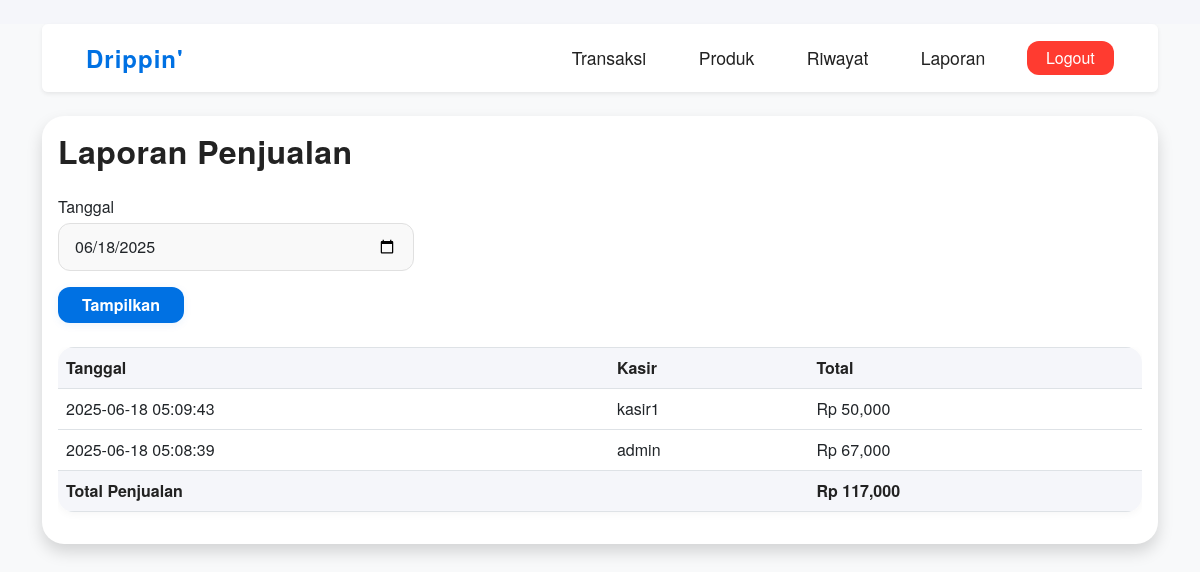
The page /laporan.php (signed in) on the database its author committed.
### tables this page shows
CREATE TABLE `transaksi` (
  `id` int(11) NOT NULL,
  `tanggal` datetime NOT NULL,
  `kasir` varchar(50) NOT NULL,
  `nama_pelanggan` varchar(100) DEFAULT NULL,
  `total` int(11) NOT NULL
);

### laporan.php (the view, shortened to what this page needs)
<?php
include 'config/db.php';
$tgl = isset($_GET['tgl']) ? $_GET['tgl'] : date('Y-m-d');
?>
<!DOCTYPE html>
<html>
<head>
    <link href="https://cdn.jsdelivr.net/npm/bootstrap@5.3.0/dist/css/bootstrap.min.css" rel="stylesheet">
    <link rel="stylesheet" href="assets/style.css">
</head>
<body class="page-fade bg-light">
<div class="container">
    <nav class="navbar navbar-expand-lg navbar-light shadow-sm rounded mb-4">
        <div class="container-fluid">
            <a class="navbar-brand fw-bold" href="#">Drippin'</a>
            <div>
                <a href="index.php" class="btn btn-link">Transaksi</a>
                <a href="produk.php" class="btn btn-link">Produk</a>
                <a href="riwayat.php" class="btn btn-link">Riwayat</a>
                <a href="laporan.php" class="btn btn-link">Laporan</a>
                <a href="logout.php" class="btn btn-danger ms-2">Logout</a>
            </div>
        </div>
    </nav>
    <div class="card shadow mb-4">
        <div class="card-body">
            <h2 class="mb-4">Laporan Penjualan</h2>
            <form method="get" class="mb-4">
                <div class="row g-2 align-items-center">
                    <div class="col-md-4">
                        <label for="tgl" class="form-label mb-1">Tanggal</label>
                        <input type="date" id="tgl" name="tgl" value="<?= $tgl ?>" class="form-control">
                    </div>
                    <div class="col-md-12 mt-2">
                        <button class="btn btn-primary px-4" type="submit">Tampilkan</button>
                    </div>
                </div>
            </form>
            <div class="table-responsive">
                <table class="table table-bordered align-middle">
                    <tr><th>Tanggal</th><th>Kasir</th><th>Total</th></tr>
                    <?php
                    $q = mysqli_query($conn, "SELECT * FROM transaksi WHERE DATE(tanggal)='$tgl' ORDER BY tanggal DESC");
                    $grand = 0;
                    while ($row = mysqli_fetch_assoc($q)) {
                        $grand += $row['total'];
                        echo "<tr>
                            <td>{$row['tanggal']}</td>
                            <td>{$row['kasir']}</td>
                            <td>Rp ".number_format($row['total'])."</td>
                        </tr>";
                    }
                    echo "<tr><th colspan='2'>Total Penjualan</th><th>Rp ".number_format($grand)."</th></tr>";
                    ?>
                </table>
            </div>
        </div>
    </div>
</div>
</body>
</html>

### assets/style.css (style rules this page uses)
body, html { background: #f5f6fa; font-family: 'Helvetica Neue', Helvetica, Arial, sans-serif; color: #222; min-height: 100vh; }
.navbar { background: rgba(255,255,255,0.95)!important; box-shadow: 0 2px 12px 0 rgba(0,0,0,0.04); border-radius: 18px; margin-top: 24px; margin-bottom: 32px; padding: 0.7rem 2rem; }
.navbar .navbar-brand { font-weight: 700; font-size: 1.5rem; letter-spacing: 1px; color: #0071e3 !important; }
.navbar .btn-link { color: #222 !important; font-weight: 500; font-size: 1.1rem; margin-right: 10px; transition: color 0.2s, background 0.2s; text-decoration: none !important; border-radius: 10px; padding: 6px 18px; }
.navbar .btn-danger { border-radius: 12px; font-weight: 500; padding: 0.3rem 1.2rem; }
.card { border-radius: 22px; border: none; box-shadow: 0 4px 24px 0 rgba(0,0,0,0.07); background: #fff; }
.card-title, h2, h3 { color: #222; font-weight: 700; letter-spacing: 0.5px; }
.btn-primary, .btn-success, .btn-info { border-radius: 12px; font-weight: 600; font-size: 1rem; box-shadow: 0 2px 8px 0 rgba(0,113,227,0.08); border: none; transition: background 0.2s, box-shadow 0.2s; }
.btn-primary { background: #0071e3; }
.btn-danger { background: #ff3b30; border: none; }
.table { background: #fff; border-radius: 16px; overflow: hidden; box-shadow: 0 2px 8px 0 rgba(0,0,0,0.04); }
.table th { background: #f5f6fa; color: #222; font-weight: 600; border: none; }
.table td { border: none; }
input, select, .form-control { border-radius: 12px !important; border: 1px solid #e0e0e0 !important; background: #f9f9f9 !important; font-size: 1rem; padding: 0.7rem 1rem; margin-bottom: 0.5rem; }
.page-fade { animation: pageFadeIn 0.5s cubic-bezier(.39,.575,.565,1.000); }

### rows shown on the page
transaksi: tanggal "2025-06-18 05:09:43", kasir "kasir1", total "50,000"
transaksi: tanggal "2025-06-18 05:08:39", kasir "admin", total "67,000"

### other values the page prints
$grand "117,000"
